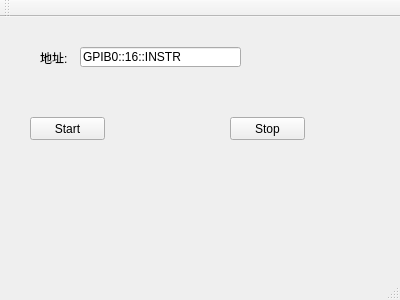
<?xml version="1.0" encoding="UTF-8"?>
<ui version="4.0">
 <class>MainWindow</class>
 <widget class="QMainWindow" name="MainWindow">
  <property name="geometry">
   <rect>
    <x>0</x>
    <y>0</y>
    <width>400</width>
    <height>300</height>
   </rect>
  </property>
  <property name="windowTitle">
   <string>MainWindow</string>
  </property>
  <widget class="QWidget" name="centralWidget">
   <widget class="QPushButton" name="btn_start">
    <property name="geometry">
     <rect>
      <x>30</x>
      <y>100</y>
      <width>75</width>
      <height>23</height>
     </rect>
    </property>
    <property name="text">
     <string>Start</string>
    </property>
   </widget>
   <widget class="QLabel" name="label">
    <property name="geometry">
     <rect>
      <x>40</x>
      <y>30</y>
      <width>31</width>
      <height>21</height>
     </rect>
    </property>
    <property name="text">
     <string>地址:</string>
    </property>
   </widget>
   <widget class="QLineEdit" name="le_address">
    <property name="geometry">
     <rect>
      <x>80</x>
      <y>30</y>
      <width>161</width>
      <height>20</height>
     </rect>
    </property>
    <property name="text">
     <string>GPIB0::16::INSTR</string>
    </property>
   </widget>
   <widget class="QPushButton" name="btn_stop">
    <property name="geometry">
     <rect>
      <x>230</x>
      <y>100</y>
      <width>75</width>
      <height>23</height>
     </rect>
    </property>
    <property name="text">
     <string>Stop</string>
    </property>
   </widget>
  </widget>
  <widget class="QMenuBar" name="menuBar">
   <property name="geometry">
    <rect>
     <x>0</x>
     <y>0</y>
     <width>400</width>
     <height>23</height>
    </rect>
   </property>
  </widget>
  <widget class="QToolBar" name="mainToolBar">
   <attribute name="toolBarArea">
    <enum>TopToolBarArea</enum>
   </attribute>
   <attribute name="toolBarBreak">
    <bool>false</bool>
   </attribute>
  </widget>
  <widget class="QStatusBar" name="statusBar"/>
 </widget>
 <layoutdefault spacing="6" margin="11"/>
 <resources/>
 <connections/>
</ui>
